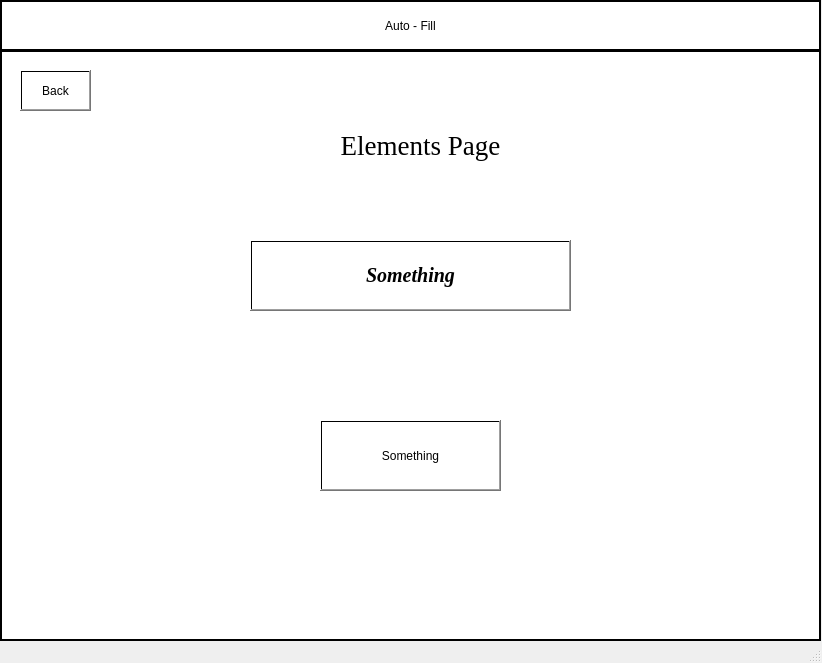
<?xml version="1.0" encoding="UTF-8"?>
<ui version="4.0">
 <class>MainWindow</class>
 <widget class="QMainWindow" name="MainWindow">
  <property name="geometry">
   <rect>
    <x>0</x>
    <y>0</y>
    <width>822</width>
    <height>663</height>
   </rect>
  </property>
  <property name="windowTitle">
   <string>MainWindow</string>
  </property>
  <widget class="QWidget" name="centralwidget">
   <widget class="QFrame" name="frame">
    <property name="geometry">
     <rect>
      <x>0</x>
      <y>50</y>
      <width>821</width>
      <height>591</height>
     </rect>
    </property>
    <property name="styleSheet">
     <string notr="true">border-color: rgb(0, 0, 0);
background-color: rgb(255, 255, 255);</string>
    </property>
    <property name="frameShape">
     <enum>QFrame::Box</enum>
    </property>
    <property name="frameShadow">
     <enum>QFrame::Plain</enum>
    </property>
    <property name="lineWidth">
     <number>2</number>
    </property>
    <widget class="QPushButton" name="bt_browsefile">
     <property name="geometry">
      <rect>
       <x>250</x>
       <y>190</y>
       <width>321</width>
       <height>71</height>
      </rect>
     </property>
     <property name="font">
      <font>
       <family>Georgia</family>
       <pointsize>15</pointsize>
       <weight>75</weight>
       <italic>true</italic>
       <bold>true</bold>
      </font>
     </property>
     <property name="autoFillBackground">
      <bool>false</bool>
     </property>
     <property name="styleSheet">
      <string notr="true">background-color: qlineargradient(spread:pad, x1:0.488636, y1:0.54, x2:1, y2:1, stop:0 rgba(255, 255, 255, 255));
border-color: rgb(0, 0, 0);</string>
     </property>
     <property name="text">
      <string>Something</string>
     </property>
    </widget>
    <widget class="QPushButton" name="bt_upload">
     <property name="geometry">
      <rect>
       <x>320</x>
       <y>370</y>
       <width>181</width>
       <height>71</height>
      </rect>
     </property>
     <property name="autoFillBackground">
      <bool>false</bool>
     </property>
     <property name="styleSheet">
      <string notr="true">background-color: qlineargradient(spread:pad, x1:0.488636, y1:0.54, x2:1, y2:1, stop:0 rgba(255, 255, 255, 255));
font: 15pt &quot;Georgia&quot;;
border-color: rgb(0, 0, 0);</string>
     </property>
     <property name="text">
      <string>Something</string>
     </property>
    </widget>
    <widget class="QPushButton" name="bt_back">
     <property name="geometry">
      <rect>
       <x>20</x>
       <y>20</y>
       <width>71</width>
       <height>41</height>
      </rect>
     </property>
     <property name="styleSheet">
      <string notr="true">background-color: qlineargradient(spread:pad, x1:0.488636, y1:0.54, x2:1, y2:1, stop:0 rgba(255, 255, 255, 255));
font: 15pt &quot;Georgia&quot;;
border-color: rgb(0, 0, 0);</string>
     </property>
     <property name="text">
      <string>Back</string>
     </property>
    </widget>
   </widget>
   <widget class="QLabel" name="lb_Title_1">
    <property name="geometry">
     <rect>
      <x>0</x>
      <y>0</y>
      <width>821</width>
      <height>51</height>
     </rect>
    </property>
    <property name="layoutDirection">
     <enum>Qt::LeftToRight</enum>
    </property>
    <property name="styleSheet">
     <string notr="true">font: 20pt &quot;Georgia&quot;;
background-color: rgb(255, 255, 255);</string>
    </property>
    <property name="frameShape">
     <enum>QFrame::Box</enum>
    </property>
    <property name="lineWidth">
     <number>2</number>
    </property>
    <property name="text">
     <string>Auto - Fill</string>
    </property>
    <property name="scaledContents">
     <bool>true</bool>
    </property>
    <property name="alignment">
     <set>Qt::AlignCenter</set>
    </property>
   </widget>
   <widget class="QLabel" name="lb_main_1">
    <property name="geometry">
     <rect>
      <x>170</x>
      <y>120</y>
      <width>501</width>
      <height>51</height>
     </rect>
    </property>
    <property name="font">
     <font>
      <family>Georgia</family>
      <pointsize>20</pointsize>
      <weight>9</weight>
      <italic>false</italic>
      <bold>false</bold>
     </font>
    </property>
    <property name="styleSheet">
     <string notr="true">background-color: qlineargradient(spread:pad, x1:0.488636, y1:0.54, x2:1, y2:1, stop:0 rgba(255, 255, 255, 255));
border-color: rgb(0, 0, 0);
font: 75 20pt &quot;Georgia&quot;;</string>
    </property>
    <property name="frameShape">
     <enum>QFrame::NoFrame</enum>
    </property>
    <property name="lineWidth">
     <number>0</number>
    </property>
    <property name="text">
     <string>Elements Page</string>
    </property>
    <property name="scaledContents">
     <bool>false</bool>
    </property>
    <property name="alignment">
     <set>Qt::AlignCenter</set>
    </property>
   </widget>
  </widget>
  <widget class="QStatusBar" name="statusbar"/>
 </widget>
 <resources/>
 <connections/>
</ui>
